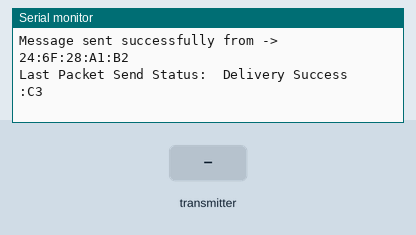
Simulated run of this sketch. Board: ESP32. On the bench: the last lines printed to the serial monitor. Inputs (shaded band) come from the test bench. EEPROM starts erased.

Above: at 3.3 s.
3.4 s: the transmitter starts sending message = 0
At 3.58 s:
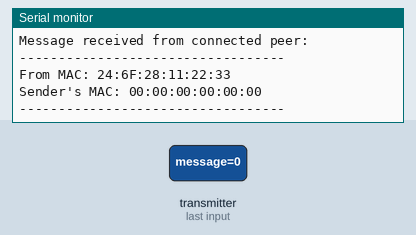
4.9 s: the transmitter starts sending myMAC.0 = 255
6.9 s: the transmitter starts sending myMAC.1 = 255
8.9 s: the transmitter starts sending myMAC.2 = 255
10.9 s: the transmitter starts sending myMAC.3 = 255
12.9 s: the transmitter starts sending myMAC.4 = 255
At 13.91 s:
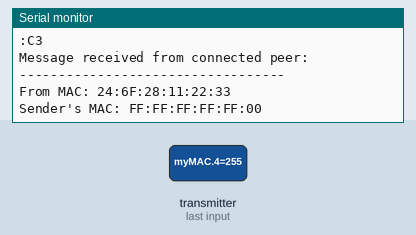

Measured:
- after the input at 3.4 s, the serial monitor: prints a new line at once (image 1)
- after the input at 12.9 s, the serial monitor: prints a new line at once (image 2)

The sketch:

espnowCommune.ino
```cpp
#include "esp_wifi.h"
#include <esp_now.h>
#include <WiFi.h>
#include <EEPROM.h>

#define EEPROM_SIZE 256

// Structure used to send and receive ESP-NOW messages
struct Message {
  char message[32];
  uint8_t myMAC[6];
};

// Global variables for message handling and peer tracking
Message myData;
Message recvData;
uint8_t peerAddress[6] = {0xFF, 0xFF, 0xFF, 0xFF, 0xFF, 0xFF};  // Default: broadcast
uint8_t myEEPROM[6];  // Stores last paired MAC address
bool macSent = false;
int failedDeliveryCount = 0;
const int MAX_DELIVERY_FAILURES = 6;
esp_now_peer_info_t peerInfo;

// ---------- Utility Functions ----------

// Read saved peer MAC address from EEPROM
void readFromEEPROM() {
  for (int i = 0; i < 6; i++) {
    myEEPROM[i] = EEPROM.read(i);
  }
  Serial.println("Read MAC Address from EEPROM.");
}

// Save new peer MAC address to EEPROM
void writeToEEPROM(uint8_t* mac) {
  for (int i = 0; i < 6; i++) {
    EEPROM.write(i, mac[i]);
  }
  EEPROM.commit();  // Commit changes to EEPROM
  Serial.println("MAC Address saved to EEPROM.");
}

// Clear the EEPROM to reset pairing
void clearEEPROM() {
  for (int i = 0; i < 6; i++) {
    EEPROM.write(i, 0x00);
    myEEPROM[i] = 0x00;
  }
  EEPROM.commit();
  Serial.println("EEPROM cleared and MAC reset.");
}

// Convert MAC address to human-readable string
String macToString(const uint8_t* mac) {
  char macStr[18];
  snprintf(macStr, sizeof(macStr), "%02X:%02X:%02X:%02X:%02X:%02X",
           mac[0], mac[1], mac[2], mac[3], mac[4], mac[5]);
  return String(macStr);
}

// Convert a string MAC ("AA:BB:CC:DD:EE:FF") to byte array
void stringToMAC(const String& macStr, uint8_t* macOut) {
  int idx = 0;
  for (int i = 0; i < 17; i += 3) {
    macOut[idx++] = strtoul(macStr.substring(i, i + 2).c_str(), nullptr, 16);
  }
}

// Set up a new ESP-NOW peer
void setupPeer(uint8_t* address) {
  esp_now_del_peer(address);  // Remove if already exists
  memset(&peerInfo, 0, sizeof(peerInfo));
  memcpy(peerInfo.peer_addr, address, 6);
  peerInfo.channel = 0;  // Same channel
  peerInfo.encrypt = false;

  if (esp_now_add_peer(&peerInfo) != ESP_OK) {
    Serial.println("Error: Failed to add ESP-NOW peer.");
  }
}

// ---------- ESP-NOW Callbacks ----------

// Called during pairing mode when message is received
void onDataRecvPairing(const esp_now_recv_info_t* info, const uint8_t* data, int len) {
  memcpy(&recvData, data, sizeof(recvData));

  Serial.println("Incoming MAC Address during pairing:");
  Serial.println(macToString(info->src_addr));
  Serial.print("Message: ");
  Serial.println(recvData.message);
  Serial.print("Sender's MAC: ");
  Serial.println(macToString(recvData.myMAC));
  Serial.println("----------------------------------");

  // Save peer MAC to EEPROM for future reconnection
  writeToEEPROM(recvData.myMAC);

  // Send own MAC as confirmation and restart to switch to connected mode
  if (!macSent) {
    Serial.println("Responding with our MAC and restarting...");
    strcpy(myData.message, "Yes Lets Talk");

    esp_err_t result = esp_now_send(peerAddress, (uint8_t*)&myData, sizeof(myData));
    if (result == ESP_OK) {
      Serial.println("Sent our MAC in response.");
      macSent = true;
      delay(500);
      ESP.restart();  // Restart to enter connected mode
    } else {
      Serial.println("Error sending MAC response.");
    }
  }
}

// Called during connected mode when message is received from paired peer
void onDataRecvConnected(const esp_now_recv_info_t* info, const uint8_t* data, int len) {
  memcpy(&recvData, data, sizeof(recvData));

  Serial.println("Message received from connected peer:");
  Serial.println("----------------------------------");
  Serial.print("From MAC: ");
  Serial.println(macToString(info->src_addr));
  Serial.print("Sender's MAC: ");
  Serial.println(macToString(recvData.myMAC));
  Serial.println("----------------------------------");
}

// Called after message send completes (success or fail)
void onDataSent(const uint8_t* mac_addr, esp_now_send_status_t status) {
  Serial.print("\r\nLast Packet Send Status:\t");
  if (status == ESP_NOW_SEND_SUCCESS) {
    Serial.println("Delivery Success");
    failedDeliveryCount = 0;  // Reset failure counter
  } else {
    Serial.println("Delivery Failed");
    failedDeliveryCount++;
    Serial.printf("Failed Attempts: %d/%d\n", failedDeliveryCount, MAX_DELIVERY_FAILURES);

    // Restart and clear pairing if message fails too many times
    if (failedDeliveryCount >= MAX_DELIVERY_FAILURES) {
      Serial.println("Too many delivery failures. Clearing EEPROM and restarting...");
      clearEEPROM();
      delay(1000);
      ESP.restart();
    }
  }
}


void setup() {
  Serial.begin(115200);
  EEPROM.begin(EEPROM_SIZE);
  readFromEEPROM();

  WiFi.mode(WIFI_STA);  // Set ESP to station mode
  esp_wifi_set_channel(1, WIFI_SECOND_CHAN_NONE);  // Ensure both devices are on same channel
  delay(100);

  Serial.print("WiFi Channel: ");
  Serial.println(WiFi.channel());

  // Fill local MAC address into outgoing message structure
  String myMACstr = WiFi.macAddress();
  stringToMAC(myMACstr, myData.myMAC);

  // Initialize ESP-NOW
  if (esp_now_init() != ESP_OK) {
    Serial.println("Error: ESP-NOW initialization failed.");
    return;
  }

  // Add self as a peer (not required but can help)
  setupPeer(myData.myMAC);

  // Determine whether to pair or reconnect
  if (myEEPROM[0] == 0x00) {
    // EEPROM is empty: begin pairing mode
    Serial.println("\nEEPROM is empty. Starting fresh pairing.");
    Serial.println("\nAttempting Dynamic Connection...");


    esp_now_register_recv_cb(onDataRecvPairing);
    esp_now_register_send_cb(onDataSent);

    setupPeer(peerAddress);  // Use broadcast address for initial pairing

    strcpy(myData.message, "Hello Lets Talk");
    delay(2000);  // Give peer time to boot and register callback
    esp_now_send(peerAddress, (uint8_t*)&myData, sizeof(myData));

  } else {
    // EEPROM has peer MAC: reconnect to known peer
    Serial.println("\nEEPROM contains previous pairing info.");
    Serial.print("Loaded MAC from EEPROM: ");
    for (int i = 0; i < 6; i++) {
      peerAddress[i] = myEEPROM[i];
      Serial.printf("%02X", myEEPROM[i]);
      if (i < 5) Serial.print(":");
    }
    Serial.println();

    esp_now_register_recv_cb(onDataRecvConnected);
    esp_now_register_send_cb(onDataSent);

    setupPeer(peerAddress);

    strcpy(myData.message, "Hello Lets Talk");
    delay(2000);
    esp_now_send(peerAddress, (uint8_t*)&myData, sizeof(myData));
    Serial.println("\nDevices Already Paired. Resuming Communication...");
  }
}


void loop() {
  // Send message to paired peer
  esp_err_t result = esp_now_send(peerAddress, (uint8_t*)&myData, sizeof(myData));
  if (result == ESP_OK) {
    Serial.print("Message sent successfully to -> ");
    Serial.println(macToString(peerAddress));
    Serial.print("Message sent successfully from -> ");
    Serial.println(WiFi.macAddress());
    Serial.println("");
  } else {
    Serial.println("Error sending the message.");
  }

  delay(500);  // Wait before sending the next message
}
```
